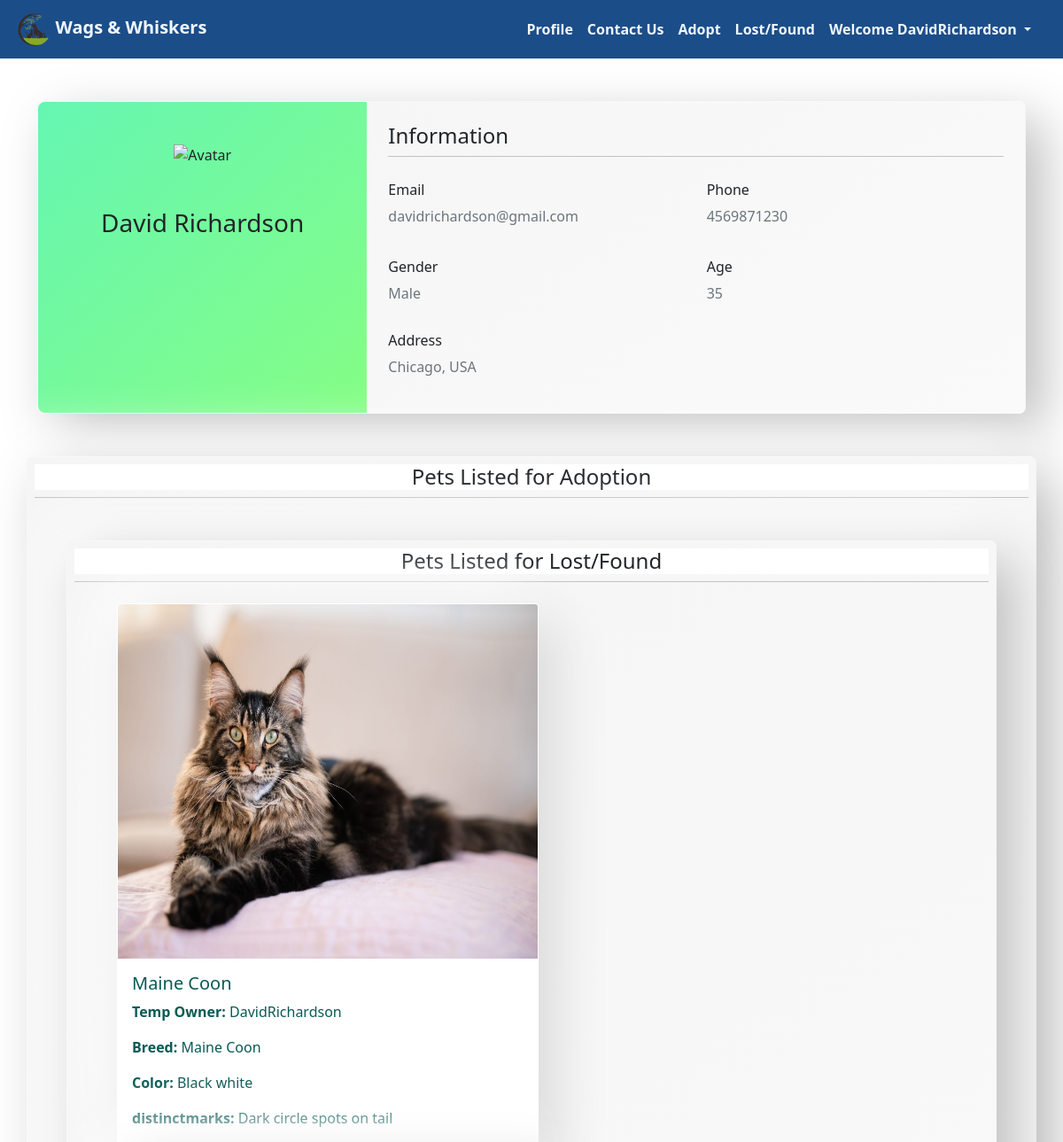
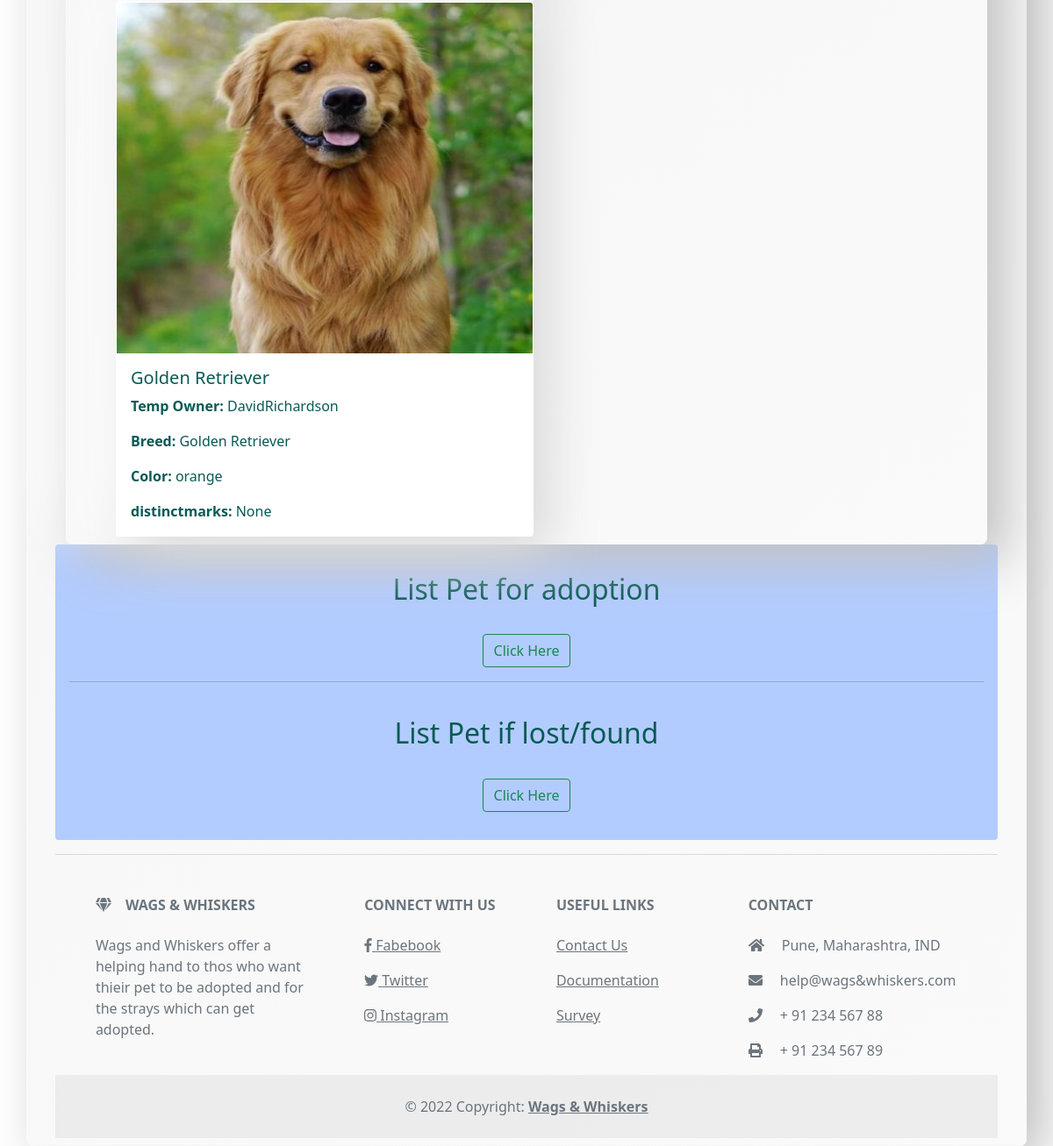
The app's page /profile/ (signed in) with its own data (2 pictures, top to bottom).
### petswebsite/models.py (models this page shows)
class CustomUser(AbstractUser):
    contact = models.IntegerField(default=0)
    age = models.IntegerField(default=0)
    country = models.CharField(max_length=500, default='')
    city = models.CharField(max_length=500, default='')

class lostandfound(models.Model):
    image = models.ImageField(upload_to="static", default="")
    breed = models.CharField(max_length=100)
    color = models.CharField(max_length=100)
    gender = models.CharField(max_length=100)
    distinctmarks = models.CharField(max_length=200)
    temp_owner = models.ForeignKey(CustomUser, on_delete=models.CASCADE,  default="")
    lorf = models.CharField(max_length=10, default='')
    def __str__(self):
        return self.breed

### petswebsite/views.py (the view, shortened to what this page needs)
# urls.py: path('profile/', views.profile, name='profile'),
def profile(request):
    adoptionform = AdoptionForm()
    lafform = LAFform()
    allpets = []
    allpets2 = []
    owner = request.user.id
    print(owner)
    Userprods = Adoption.objects.values('owner')
    Userprods2 = lostandfound.objects.values('temp_owner')
    cats = {item['owner'] for item in Userprods}
    cats2 = {item['temp_owner'] for item in Userprods2}
    for cat in cats:
        if (cat == request.user.id):
            pet = Adoption.objects.filter(owner=cat)
            n = len(pet)
            if (n % 3 == 0):
                outer = int(n / 3)
            else:
                outer = n // 3 + 1
            allpets.append([range(outer), range(n), pet])
            params = {'allpets':allpets ,'LAFform':lafform,'Aform':adoptionform}
        else:
            continue
    for cat in cats2:
        if (cat == request.user.id):
            pet = lostandfound.objects.filter(temp_owner=cat)
            n = len(pet)
            if (n % 3 == 0):
                outer = int(n / 3)
            else:
                outer = n // 3 + 1
            allpets2.append([range(outer), range(n), pet])
            params = {'allpets2':allpets2,'allpets':allpets  ,'LAFform':lafform,'Aform':adoptionform}
        else:
            continue
    return render(request, 'profile.html', params)

### templates/profile.html (shortened to what this page needs)
{% extends 'basic.html' %}
{% load static %}
{% block stylesheet %}{% static 'profile.css' %}{% endblock stylesheet %}
{% block body %}
<div class="container pt-5 pb-2 rounded" >
  <div class="row d-flex justify-content-center align-items-center">
      <div class="col">
          <div class="card mb-3 neumorphism" style="border-radius: .5rem; border-color: transparent;
          background: linear-gradient(145deg, #f5f5f5, #fafafa);
box-shadow:  20px 20px 60px #bebebe,
             -20px -20px 60px #ffffff;">
              <div class="row g-0">
                  <div class="col-md-4 gradient-custom text-center text-dark"
                      style="border-top-left-radius: .5rem; border-bottom-left-radius: .5rem; background-color: #b3ccff; " >
                      <img src="https://mdbcdn.b-cdn.net/img/Photos/new-templates/bootstrap-chat/ava1-bg.webp"
                          alt="Avatar" class="img-fluid my-5" style="width: 80px;" />
                      <h3>{{user.first_name}} {{user.last_name}}</h3>
                  </div>
                  <div class="col-md-8">
                      <div class="card-body p-4">
                          <h4>Information</h4>
                          <hr class="mt-0 mb-4">
                          <div class="row pt-1">
                              <div class="col-6 mb-3">
                                  <h6>Email</h6>
                                  <p class="text-muted">{{user.email}}</p>
                              </div>
                              <div class="col-6 mb-3">
                                  <h6>Phone</h6>
                                  <p class="text-muted">{{user.contact}}</p>
                              </div>
                          </div>
                          <div class="row pt-1">
                              <div class="col-6 mb-3">
                                  <h6>Gender</h6>
                                  <p class="text-muted">Male</p>
                              </div>
                              <div class="col-6 mb-3">
                                  <h6>Age</h6>
                                  <p class="text-muted">{{user.age}}</p>
                              </div>
                          </div>
                          <h6>Address</h6>
                          <p class="text-muted">{{user.city}}, {{user.country}}</p>
                      </div>
                  </div>
              </div>
          </div>
      </div>
  </div>
</div>
<div class="container pt-4">
  <div class="row d-flex justify-content-center align-items-center">
    <div class="card p-2 neumorphism" style="border-radius:0.5rem ; border-color: transparent;">
      <h4 class="text-center card-container-title">Pets Listed for Adoption</h4>
      <hr class="mt-0 mb-4">
      <div class="container ">
<div class="container pt-4">
  <div class="row d-flex justify-content-center align-items-center">
    <div class="card p-2 neumorphism" style="border-radius:0.5rem ; border-color: transparent;">
      <h4 class="text-center card-container-title ">Pets Listed for Lost/Found</h4>
      <hr class="mt-0 mb-4">
      <div class="container ">
        {% for range1,range2,pet in allpets2 %}
        <div class="row container">
          {%for k in pet%}
          {% if forloop.counter|divisibleby:3 and forloop.counter > 0 and not forloop.last %}
          <div class="col-md-4 " style="width: 500px ;">
            <div class="card h-100 floatcard " style="border-color: transparent;">
              <img src="/{{k.image}}" class="card-img-top card-image" alt="..." >
              <div class="card-body">
                <h5 class="card-title">{{k}}</h5>
                <p class="card-text"><b>Temp Owner: </b>{{k.temp_owner}}</p>
                <p class="card-text"><b>Breed: </b>{{k.breed}}</p>
                <p class="card-text"><b>Color: </b>{{k.color}}</p>
                <p class="card-text"><b>distinctmarks: </b>{{k.distinctmarks}}</p>
              </div>
            </div>
          </div>
        </div>
        <div class="row container">
          {%else%}
          <div class="col-md-4 " style="width: 500px ;">
            <div class="card h-100 floatcard" style="border-color: transparent; color: #095a55;">
              <img src="/{{k.image}}" class="card-img-top card-image" alt="..." >
              <div class="card-body">
                <h5 class="card-title">{{k}}</h5>
                <p class="card-text"><b>Temp Owner: </b>{{k.temp_owner}}</p>
                <p class="card-text"><b>Breed: </b>{{k.breed}}</p>
                <p class="card-text"><b>Color: </b>{{k.color}}</p>
                <p class="card-text"><b>distinctmarks: </b>{{k.distinctmarks}}</p>
              </div>
            </div>
          </div>
          {%endif%}
          {%endfor%}
          <br>
        </div>
      </div>
    </div>
  </div>
</div>
{% endfor %}
<ul class="row container mx-auto  my-1.5 rounded " id="starter">
  <li class="m-auto l_item text-center h2"> List Pet for adoption</li>
  <li class=" m-auto l_item text-center">
    <button type="button" class=" btn btn-outline-success ml-3" data-toggle="modal" data-target="#adopt-form">
      Click Here
    </button>
  </li>
  <br>
  <hr>
  <br>
  <li class="m-auto l_item text-center h2"> List Pet if lost/found</li>
  <li class=" m-auto l_item text-center">
    <button type="button" class=" btn btn-outline-success ml-3" data-toggle="modal" data-target="#lostf-form">
      Click Here
    </button>
  </li>
</ul>
{% endblock body %}

### templates/basic.html (shortened to what this page needs)
<!DOCTYPE html>
<html lang="en">
<head>
    <link href="https://cdn.jsdelivr.net/npm/bootstrap@5.1.3/dist/css/bootstrap.min.css" rel="stylesheet"
>
        <link rel="stylesheet" href={% block stylesheet %}{% endblock stylesheet %}>
        <link rel="stylesheet" href="https://cdnjs.cloudflare.com/ajax/libs/font-awesome/4.7.0/css/font-awesome.min.css">
    </head>
<body>
    {% load static %}
    <nav class="navbar navbar-light sticky-top navbar-expand-lg fixed-top" style="z-index: 1;
background: #1b4d89;  ">
        <div class="container-fluid" style="color: aliceblue;">
            <a class="navbar-brand" href="/" style="color: aliceblue;">
                <img src="./static/logo.png" style="height: 2.5rem;" class="px-1"/><b>Wags & Whiskers</b></a>
            <div class="offcanvas offcanvas-end" tabindex="-1" id="offcanvasNavbar"
                aria-labelledby="offcanvasNavbarLabel">
                <div class="offcanvas-body">
                    <ul class="navbar-nav justify-content-end flex-grow-1 pe-3 " >
                        {% if user.is_authenticated %}
                        <li class="nav-item item" >
                            <a class="nav-link active fw-bold" style="color: aliceblue;" aria-current="page" href="/profile">Profile</a>
                        </li>
                        {%endif%}
                        <li class="nav-item item">
                            <a class="nav-link fw-bold" style="color: aliceblue;" href="/contact">Contact Us</a>
                        </li>
                        <li class="nav-item item">
                            <a class="nav-link fw-bold" style="color: aliceblue;" href="/adoption">Adopt</a>
                        </li>
                        <li class="nav-item item">
                            <a class="nav-link fw-bold" style="color: aliceblue;" href="/lostandFound">Lost/Found</a>
                        </li>
                        {% if user.is_authenticated %}
                        <ul class="navbar-nav ml-auto mb-2 mb-lg-0">
                            <li class="nav-item item dropdown">
                                <a class="nav-link dropdown-toggle fw-bold" style="color: aliceblue;" href="#" id="navbarDropdown" role="button"
                                    data-bs-toggle="dropdown" aria-expanded="false" style="color: aliceblue;">
                                    Welcome {{request.user}}
                                </a>
                            </li>
                        </ul>
                        {%endif%}
                    </ul>
                </div>
            </div>
        </div>
    </nav>
    {% block body %}{% endblock body %}
    <footer class="text-center text-lg-start  text-muted">
        <hr>
        <section class="">
            <div class="container-fluid text-center text-md-start mt-5">
                <div class="row mt-3">
                    <div class="col-md-3 col-lg-4 col-xl-3 mx-auto mb-4">
                        <h6 class="text-uppercase fw-bold mb-4">
                            <i class="fas fa-gem me-3"></i>Wags & Whiskers
                        </h6>
                        <p>
                            Wags and Whiskers offer a helping hand to thos who want thieir pet to be adopted and for the strays which can get adopted.
                        </p>
                    </div>
                    <div class="col-md-2 col-lg-2 col-xl-2 mx-auto mb-4">
                        <h6 class="text-uppercase fw-bold mb-4">
                            Connect With us
                        </h6>
                        <p>
                            <a href="" class="me-4 text-reset">
                                <i class="fab fa-facebook-f"></i>
                                Fabebook
                            </a>
                        </p>
                        <p>
                            <a href="" class="me-4 text-reset">
                                <i class="fab fa-twitter"></i>
                                Twitter
                            </a>
                        </p>
                        <p>
                            <a href="" class="me-4 text-reset">
                                <i class="fab fa-instagram"></i>
                                Instagram
                            </a>
                        </p>
                    </div>
                    <div class="col-md-3 col-lg-2 col-xl-2 mx-auto mb-4">
                        <h6 class="text-uppercase fw-bold mb-4">
                            Useful links
                        </h6>
                        <p>
                            <a href="/contact" class="text-reset">Contact Us</a>
                        </p>
                        <p>
                            <a href="#"
                                class="text-reset">Documentation</a>
                        </p>
                        <p>
                            <a href="#" class="text-reset">Survey</a>
                        </p>
                    </div>
                    <div class="col-md-4 col-lg-3 col-xl-3 mx-auto mb-md-0 mb-4">
                        <h6 class="text-uppercase fw-bold mb-4">
                            Contact
                        </h6>
                        <p><i class="fas fa-home me-3"></i> Pune, Maharashtra, IND</p>
                        <p>
                            <i class="fas fa-envelope me-3"></i>
                            help@wags&whiskers.com
                        </p>
                        <p><i class="fas fa-phone me-3"></i> + 91 234 567 88</p>
                        <p><i class="fas fa-print me-3"></i> + 91 234 567 89</p>
                    </div>
                </div>
            </div>
        </section>
        <div class="text-center p-4" style="background-color: rgba(0, 0, 0, 0.05);">
            © 2022 Copyright:
            <a class="text-reset fw-bold" href="#">Wags & Whiskers</a>
        </div>
    </footer>
</body>
</html>

### static/profile.css (style rules this page uses)
body, html { margin: 0; padding: 0; }
ul { list-style: none; }
.gradient-custom { background: #f6d365; background: -webkit-linear-gradient(to right bottom, rgb(101, 246, 178), rgb(133, 253, 133)); background: linear-gradient(to right bottom, rgb(101, 246, 178), rgb(133, 253, 133)); }
.neumorphism { background: linear-gradient(145deg, #f5f5f5, #fafafa); box-shadow: 20px 20px 60px #bebebe, -20px -20px 60px #ffffff; }
.floatcard { background: #ffffff; box-shadow: 20px 20px 60px #d9d9d9, -20px -20px 60px #ffffff; transition: transform .3s ease-out; }
#starter { background-color: #b3ccff; color: #095a55; padding: 2vh; }
.l_item { padding: 1rem 0; }
.card-container-title { background-color: white; }
.card-image { background-position: center; background-size: cover; background-repeat: no-repeat; height: 50vh; }
.container-fluid { margin:0 auto }

### records on screen
CustomUser: user "DavidRichardson", first_name "David", last_name "Richardson", email "davidrichardson@gmail.com", contact "4569871230", age "35", city "Chicago", country "USA"
lostandfound: image (picture), breed "Maine Coon", temp_owner "DavidRichardson", color "Black white", distinctmarks "Dark circle spots on tail"
lostandfound: image (picture), breed "Golden Retriever", temp_owner "DavidRichardson", color "orange", distinctmarks "None"
